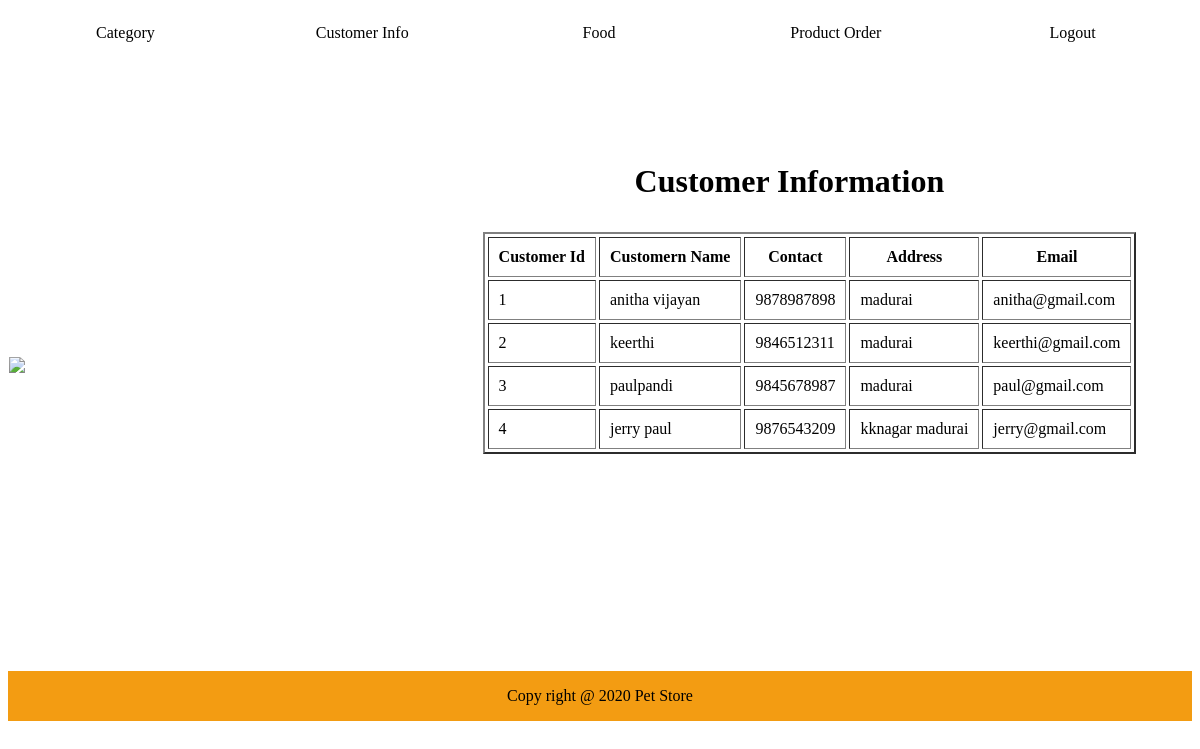
The app's page /Admcustomer.php with its own data.
### tables this page shows
CREATE TABLE IF NOT EXISTS `userinfo` (
  `uid` int(11) NOT NULL auto_increment,
  `cusname` varchar(60) NOT NULL,
  `contact` bigint(20) NOT NULL,
  `address` varchar(60) NOT NULL,
  `email` varchar(70) NOT NULL,
  `password` varchar(60) NOT NULL,
  `confirm` varchar(60) NOT NULL,
  PRIMARY KEY  (`uid`)
);

### Admcustomer.php (the view, shortened to what this page needs)
<!DOCTYPE html PUBLIC "-//W3C//DTD XHTML 1.0 Transitional//EN" "http://www.w3.org/TR/xhtml1/DTD/xhtml1-transitional.dtd">
<html xmlns="http://www.w3.org/1999/xhtml">
<head>
</head>
<body>
<?php
include("DB.php");
?>
<form name="f" method="post" action="" enctype="multipart/form-data">
<table  cellspacing="0" width="100%" border="0">
<tr  class="demo" height="50px">
<td class="aa" ><a href="Admincategory.php" class="ss">Category</a></td>
<td class="aa"><a href="Admcustomer.php" class="ss">Customer Info</a></td>
<td class="aa"><a href="Admfood.php" class="ss">Food</a></td>
<td class="aa"><a href="Admproduct.php" class="ss">Product Order  </a></td>
<td class="aa"><a href="Home.php" class="ss">Logout</a></td>
</tr>
<tr>
<td colspan="2">
<img src="images/d1.jpg" />
</td>
<td colspan="3">
<br /><br />
<br /><br />
<h1><p >
&nbsp;&nbsp;&nbsp;&nbsp;&nbsp;&nbsp;&nbsp;&nbsp;&nbsp;&nbsp;&nbsp;&nbsp;&nbsp;&nbsp;&nbsp;&nbsp;&nbsp;&nbsp;
Customer Information</h1></p>
<?php
if(!$con)
{
		echo "the connection error is ".mysqli_connect_error();
}
else
{
		$q="select *from userinfo";
		$result=mysqli_query($con,$q);
		echo "<table cellpadding='10' cellspacing='3' border='2'>";
		echo "<tr><th>Customer Id</th><th>Customern Name</th><th>Contact</th><th>Address</th><th>Email</th></tr>";
		while($r=mysqli_fetch_assoc($result))
		{
			echo "<tr><td>".$r['uid']."</td><td>".$r['cusname']."</td><td>".$r['contact']."</td><td>".$r['address']."</td><td>".
			$r['email']."</td></tr>";
		}
		echo "</table>";
		echo "<br><br>";
		echo "<br><br>";
		echo "<br><br>";
		echo "<br><br>";
		echo "<br><br>";
		echo "<br><br>";
}
?>
</td>
</tr>
<tr bgcolor="#f39c12" height="50">
<td colspan="5" align="center">
Copy right @ 2020 Pet Store
</td>
</tr>
</table>
</form>
</body>
</html>

### Admcustomer.php (style rules this page uses)
.demo { background-image:url(images/bg-search-form.gif); background-size:100%100%; }
.ss { text-decoration:none; text-align:center; color:black; }
.aa { border-right:2px solid white; text-align:center; width:20%; }

### records on screen
userinfo: uid "1", cusname "anitha vijayan", contact "9878987898", address "madurai", email "anitha@gmail.com"
userinfo: uid "2", cusname "keerthi", contact "9846512311", address "madurai", email "keerthi@gmail.com"
userinfo: uid "3", cusname "paulpandi", contact "9845678987", address "madurai", email "paul@gmail.com"
userinfo: uid "4", cusname "jerry paul", contact "9876543209", address "kknagar madurai", email "jerry@gmail.com"
